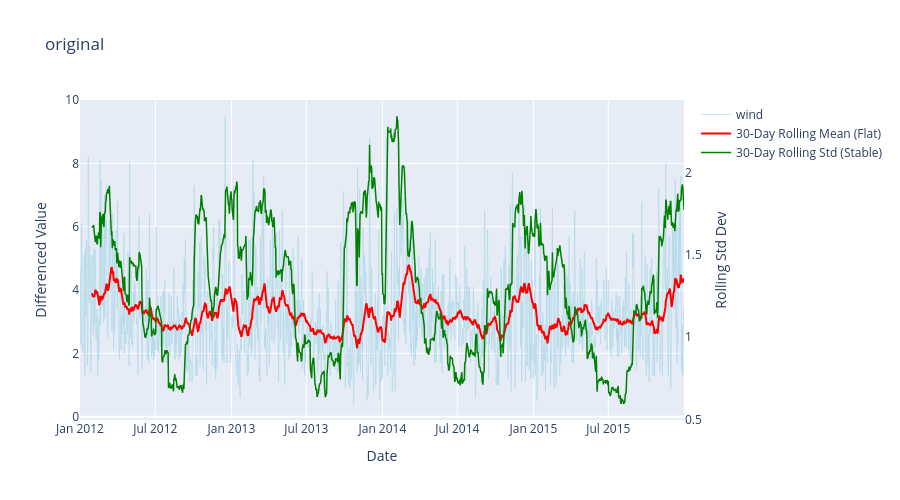

The cell this chart's notebook holds for it:
### Code cell
# 1. Make the series stationary by applying first-order differencing (or seasonal differencing)
# This removes the upward/downward trends and flattens out the seasonal waves

# 2. Calculate rolling statistics on the stationary series (e.g., 30-day window)
window_size = 30
rolling_mean_stat = data['wind'].rolling(window=window_size).mean()
rolling_std_stat = data['wind'].rolling(window=window_size).std()

# 3. Create interactive Plotly figure
fig = go.Figure()

# - Raw Differenced Data (Looks like random noise bouncing around zero)
fig.add_trace(go.Scatter(
    x=data.index, y=data['wind'], 
    name='wind', 
    line=dict(color='lightblue', width=1), opacity=0.6
))

# - Rolling Mean (Should look like a flat line near zero)
fig.add_trace(go.Scatter(
    x=rolling_mean_stat.index, y=rolling_mean_stat, 
    name='30-Day Rolling Mean (Flat)', 
    line=dict(color='red', width=2)
))

# - Rolling Standard Deviation (Should stay relatively stable and flat)
fig.add_trace(go.Scatter(
    x=rolling_std_stat.index, y=rolling_std_stat, 
    name='30-Day Rolling Std (Stable)', 
    line=dict(color='green', width=1.5), yaxis='y2'
))

# Layout configuration showing flat, stable bounds
fig.update_layout(
    title_text="original",
    xaxis_title="Date",
    yaxis_title="Differenced Value",
    yaxis2=dict(
        title="Rolling Std Dev",
        overlaying='y',
        side='right',
        showgrid=False
    ),
    hovermode="x unified",
    height=500
)

fig.show()

### Figure 1 — Plotly figure (JSON) as saved in the notebook; plotly's stock layout.template omitted (floating-point values rounded to 4 significant figures; data arrays with more than 128 entries replaced by an {"elided": "..."} marker saying what was removed)
{"data": [{"line": {"color": "lightblue", "width": 1}, "name": "wind", "opacity": 0.6, "type": "scatter", "x": {"elided": "1461 str values"}, "y": {"elided": "1461 float values"}}, {"line": {"color": "red", "width": 2}, "name": "30-Day Rolling Mean (Flat)", "type": "scatter", "x": {"elided": "1461 str values"}, "y": {"elided": "1461 float values"}}, {"line": {"color": "green", "width": 1.5}, "name": "30-Day Rolling Std (Stable)", "type": "scatter", "x": {"elided": "1461 str values"}, "y": {"elided": "1461 float values"}, "yaxis": "y2"}], "layout": {"height": 500, "hovermode": "x unified", "title": {"text": "original"}, "xaxis": {"title": {"text": "Date"}}, "yaxis": {"title": {"text": "Differenced Value"}}, "yaxis2": {"overlaying": "y", "showgrid": false, "side": "right", "title": {"text": "Rolling Std Dev"}}}}
